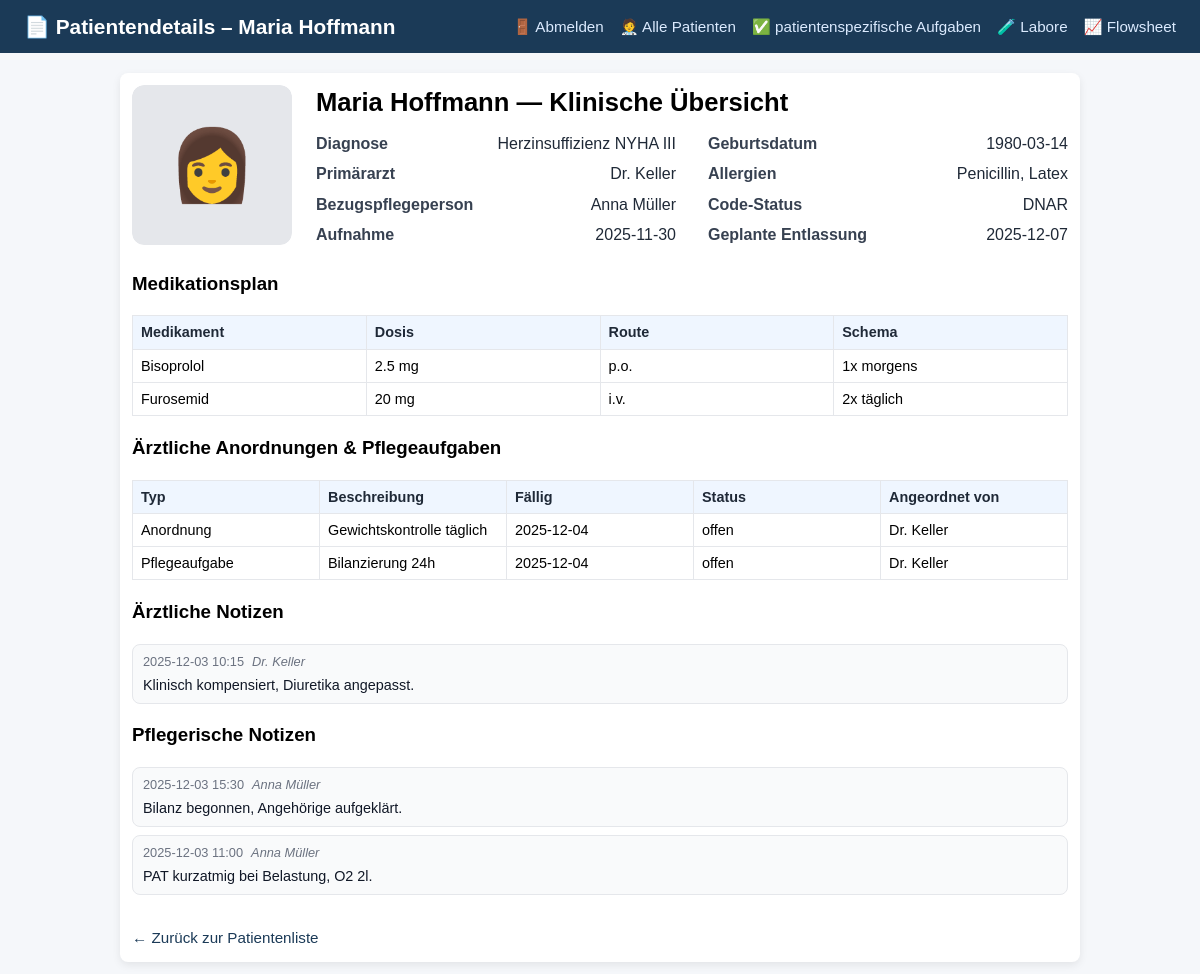
/patient/1, run on the app's committed database.
### tables this page shows
CREATE TABLE patients (
    id INTEGER PRIMARY KEY AUTOINCREMENT,
    patient_identifier TEXT NOT NULL,
    name TEXT NOT NULL,
    gender TEXT,
    dob TEXT,
    room TEXT,
    diagnosis TEXT,
    bezugspflege_id INTEGER,
    allergies TEXT,
    code_status TEXT,
    admission_date TEXT,
    expected_discharge TEXT,
    primary_doctor TEXT,
    photo_filename TEXT,
    FOREIGN KEY (bezugspflege_id) REFERENCES nurses(id)
);

CREATE TABLE nurses (
    id INTEGER PRIMARY KEY AUTOINCREMENT,
    name TEXT NOT NULL
);

CREATE TABLE medications (
    id INTEGER PRIMARY KEY AUTOINCREMENT,
    patient_id INTEGER NOT NULL,
    name TEXT NOT NULL,
    dose TEXT,
    route TEXT,
    schedule TEXT,
    next_due TEXT,
    due_time TEXT,
    completed INTEGER DEFAULT 0,
    given INTEGER DEFAULT 0,
    not_given INTEGER DEFAULT 0,
    last_given_by TEXT,
    last_given_at TEXT,
    FOREIGN KEY (patient_id) REFERENCES patients(id)
);

CREATE TABLE orders (
    id INTEGER PRIMARY KEY AUTOINCREMENT,
    patient_id INTEGER NOT NULL,
    description TEXT NOT NULL,
    due_date TEXT,
    due_time TEXT,
    status TEXT,
    ordered_by TEXT,
    type TEXT,
    completed INTEGER DEFAULT 0,
    FOREIGN KEY (patient_id) REFERENCES patients(id)
);

CREATE TABLE doctor_notes (
    id INTEGER PRIMARY KEY AUTOINCREMENT,
    patient_id INTEGER NOT NULL,
    note TEXT NOT NULL,
    created_at TEXT,
    author TEXT,
    FOREIGN KEY (patient_id) REFERENCES patients(id)
);

CREATE TABLE nurse_notes (
    id INTEGER PRIMARY KEY AUTOINCREMENT,
    patient_id INTEGER NOT NULL,
    note TEXT NOT NULL,
    created_at TEXT,
    author TEXT,
    FOREIGN KEY (patient_id) REFERENCES patients(id)
);

### app.py (the view)
@app.route("/patient/<int:patient_id>", methods=["GET", "POST"])
def patient_detail(patient_id):
    conn = get_connection()
    cur = conn.cursor()
    cur.execute("""
        SELECT
            p.id,
            p.patient_identifier,
            p.name,
            p.gender,
            p.dob,
            p.room,
            p.diagnosis,
            p.bezugspflege_id,
            p.allergies,
            p.code_status,
            p.admission_date,
            p.expected_discharge,
            p.primary_doctor,
            p.photo_filename,
            n.name AS bezugspflege_name
        FROM patients p
        LEFT JOIN nurses n ON p.bezugspflege_id = n.id
        WHERE p.id = ?;
    """, (patient_id,))
    patient = cur.fetchone()
    cur.execute("SELECT id, name FROM nurses ORDER BY name;")
    nurses = cur.fetchall()
    cur.execute("""
        SELECT id, name, dose, route, schedule
        FROM medications
        WHERE patient_id = ?
            AND (given IS NULL OR given = 0)
            AND (not_given IS NULL OR not_given = 0)
        ORDER BY name;
    """, (patient_id,))
    meds = cur.fetchall()
    cur.execute("""
        SELECT description, due_date, status, ordered_by, type
        FROM orders
        WHERE patient_id = ?
        ORDER BY due_date;
    """, (patient_id,))
    orders = cur.fetchall()
    cur.execute("""
        SELECT note, created_at, author
        FROM doctor_notes
        WHERE patient_id = ?
        ORDER BY created_at DESC;
    """, (patient_id,))
    doctor_notes = cur.fetchall()
    cur.execute("""
        SELECT note, created_at, author
        FROM nurse_notes
        WHERE patient_id = ?
        ORDER BY created_at DESC;
    """, (patient_id,))
    nurse_notes = cur.fetchall()
    cur.execute("""
        SELECT alert, severity, created_at
        FROM ai_alerts
        WHERE patient_id = ?
        ORDER BY datetime(created_at) DESC;
    """, (patient_id,))
    alerts = cur.fetchall()
    current_nurse = get_current_nurse(conn)
    conn.close()
    conn.close()
    return render_template(
        "patient_detail.html",
        alerts=alerts,
        current_nurse=current_nurse,
        patient=patient,
        nurses=nurses,
        meds=meds,
        orders=orders,
        doctor_notes=doctor_notes,
        nurse_notes=nurse_notes,
    )

### app.py (called while the page is built, shortened)
def get_connection():
    conn = sqlite3.connect(DB_PATH)
    conn.row_factory = sqlite3.Row
    return conn

def get_current_nurse(conn=None):
    nurse_id = session.get("current_nurse_id")
    if not nurse_id:
        return None

### templates/patient_detail.html (shortened to what this page needs)
<!DOCTYPE html>
<html>
<head>
    <link rel="stylesheet" href="{{ url_for('static', filename='styles.css') }}">
</head>
<body>
<div class="header">
    <div class="header-title">
        <span>📄 Patientendetails – {{ patient.name }}</span>
    </div>
    <div class="nav-links">
        <a href="{{ url_for('logout') }}">🚪 Abmelden</a>
        <a href="{{ url_for('home') }}">🧑‍⚕️ Alle Patienten</a>
        <a href="{{ url_for('tasks_view', patient_id=patient.id) }}">✅ patientenspezifische Aufgaben</a>
        <a href="{{ url_for('labs_view', patient_id=patient.id) }}"><span class="icon">🧪</span> Labore</a>
        <a href="{{ url_for('flowsheet', patient_id=patient.id) }}">📈 Flowsheet</a>
    </div>
</div>
    <div class="container">
<div class="patient-header-block">
    <div class="patient-photo-container">
    {% if patient["photo_filename"] %}
        <img src="{{ url_for('static', filename='uploads/' ~ patient['photo_filename']) }}"
             alt="Patientenfoto"
             class="patient-photo-img">
    {% else %}
        <div class="patient-photo-placeholder">
            {% if patient['gender'] == 'F' %}
                👩
            {% elif patient['gender'] == 'M' %}
                👨
            {% else %}
                🙂
            {% endif %}
        </div>
    {% endif %}
    </div>
    <div class="clinical-info-column">
        <h1 class="patient-header-title">
            {{ patient["name"] }} — Klinische Übersicht</h1>
        <div class="clinical-summary-grid">
            <div class="clinical-col">
                <div class="field-row">
                    <span class="field-label">Diagnose</span>
                    <span class="field-value">{{ patient["diagnosis"] or "—" }}</span>
                </div>
                <div class="field-row">
                    <span class="field-label">Primärarzt</span>
                    <span class="field-value">{{ patient["primary_doctor"] or "—" }}</span>
                </div>
                <div class="field-row">
                    <span class="field-label">Bezugspflegeperson</span>
                    <span class="field-value">{{ patient["bezugspflege_name"] or "—" }}</span>
                </div>
                <div class="field-row">
                    <span class="field-label">Aufnahme</span>
                    <span class="field-value">{{ patient["admission_date"] or "—" }}</span>
                </div>
            </div>
            <div class="clinical-col">
                <div class="field-row">
                    <span class="field-label">Geburtsdatum</span>
                    <span class="field-value">{{ patient["dob"] or "—" }}</span>
                </div>
                <div class="field-row">
                    <span class="field-label">Allergien</span>
                    <span class="field-value">
                        {% if patient["allergies"] %}
                            {{ patient["allergies"] }}
                        {% else %}
                            —
                        {% endif %}
                    </span>
                </div>
                <div class="field-row">
                    <span class="field-label">Code-Status</span>
                    <span class="field-value">
                        {% if patient["code_status"] %}
                            {{ patient["code_status"] }}
                        {% else %}
                            —
                        {% endif %}
                    </span>
                </div>
                <div class="field-row">
                    <span class="field-label">Geplante Entlassung</span>
                    <span class="field-value">{{ patient["expected_discharge"] or "—" }}</span>
                </div>
            </div>
        </div>
    </div>
</div>
<h3>Medikationsplan</h3>
{% if meds %}
    <table class="detail-table">
        <thead>
            <tr>
                <th>Medikament</th>
                <th>Dosis</th>
                <th>Route</th>
                <th>Schema</th>
            </tr>
        </thead>
        <tbody>
            {% for m in meds %}
                <tr>
                    <td>{{ m["name"] }}</td>
                    <td>{{ m["dose"] }}</td>
                    <td>{{ m["route"] }}</td>
                    <td>{{ m["schedule"] }}</td>
                </tr>
            {% endfor %}
        </tbody>
    </table>
{% else %}
    <p>Keine Medikation dokumentiert.</p>
{% endif %}
<h3>Ärztliche Anordnungen & Pflegeaufgaben</h3>
{% if orders %}
    <table class="detail-table">
        <thead>
            <tr>
                <th>Typ</th>
                <th>Beschreibung</th>
                <th>Fällig</th>
                <th>Status</th>
                <th>Angeordnet von</th>
            </tr>
        </thead>
        <tbody>
            {% for o in orders %}
                <tr>
                    <td>{{ o["type"] or "Aufgabe" }}</td>
                    <td>{{ o["description"] }}</td>
                    <td>{{ o["due_date"] or "—" }}</td>
                    <td>{{ o["status"] or "offen" }}</td>
                    <td>{{ o["ordered_by"] or "—" }}</td>
                </tr>
            {% endfor %}
        </tbody>
    </table>
{% else %}
    <p>Keine offenen Anordnungen/Pflegeaufgaben dokumentiert.</p>
{% endif %}
<h3>Ärztliche Notizen</h3>
{% if doctor_notes %}
    <ul class="note-list">
        {% for n in doctor_notes %}
            <li class="note-item">
                <div class="note-meta">
                    <span class="note-time">{{ n["created_at"].replace("T", " ") }}</span>
                    <span class="note-author">{{ n["author"] }}</span>
                </div>
                <div class="note-text">
                    {{ n["note"] }}
                </div>
            </li>
        {% endfor %}
    </ul>
{% else %}
    <p>Keine ärztlichen Notizen dokumentiert.</p>
{% endif %}
<h3>Pflegerische Notizen</h3>
{% if nurse_notes %}
    <ul class="note-list">
        {% for n in nurse_notes %}
            <li class="note-item">
                <div class="note-meta">
                    <span class="note-time">{{ n["created_at"].replace("T", " ") }}</span>
                    <span class="note-author">{{ n["author"] }}</span>
                </div>
                <div class="note-text">
                    {{ n["note"] }}
                </div>
            </li>
        {% endfor %}
    </ul>
{% else %}
    <p>Keine pflegerischen Notizen dokumentiert.</p>
{% endif %}
        <a href="{{ url_for('home') }}" class="back-link">← Zurück zur Patientenliste</a>
    </div>
</body>
</html>

### static/styles.css (style rules this page uses)
body { font-family: Arial, sans-serif; background: #f5f7fa; margin: 0; padding: 0; }
.header { background: #1b3a57; color: white; padding: 12px 24px; display: flex; align-items: center; justify-content: space-between; }
.header-title { display: flex; align-items: center; gap: 10px; font-size: 1.3rem; font-weight: bold; }
.nav-links { display: flex; gap: 16px; }
.nav-links a { color: #dbeafe; text-decoration: none; font-size: 0.95rem; }
.container { width: 80%; max-width: 900px; margin: 20px auto; background: white; padding: 20px 24px; border-radius: 8px; box-shadow: 0 3px 8px rgba(0,0,0,0.08); }
.back-link { display: inline-block; margin-top: 16px; color: #1b3a57; text-decoration: none; font-size: 0.95rem; }
.detail-table { width: 100%; border-collapse: collapse; table-layout: fixed; font-size: 0.9rem; margin-bottom: 16px; }
.detail-table th, .detail-table td { border: 1px solid #e5e7eb; padding: 6px 8px; text-align: left; vertical-align: top; white-space: normal; word-break: break-word; }
.detail-table thead th { background: #eff6ff; font-weight: 600; color: #1f2937; }
.note-list { list-style: none; padding: 0; margin: 0 0 16px 0; }
.note-item { border-radius: 8px; padding: 8px 10px; margin-bottom: 8px; background: #f9fafb; border: 1px solid #e5e7eb; }
.note-meta { font-size: 0.8rem; color: #6b7280; margin-bottom: 4px; display: flex; gap: 8px; flex-wrap: wrap; }
.note-time { font-weight: 500; }
.note-author { font-style: italic; }
.note-text { font-size: 0.9rem; color: #111827; white-space: normal; word-break: break-word; }
.patient-header-block { display: flex; gap: 24px; align-items: flex-start; margin-bottom: 24px; }
.clinical-info-column { flex-grow: 1; }
.patient-header-title { margin: 0 0 12px 0; font-size: 1.6rem; font-weight: bold; }
.clinical-summary-grid { display: grid; grid-template-columns: 1fr 1fr; gap: 16px 32px; }
.clinical-col { display: flex; flex-direction: column; gap: 8px; }
.field-row { display: flex; justify-content: space-between; }
.field-label { font-weight: 600; color: #374151; }
.field-value { text-align: right; color: #1f2937; max-width: 250px; word-wrap: break-word; }
.patient-photo-container { position: relative; width: 160px; height: 160px; border-radius: 12px; overflow: hidden; cursor: pointer; }
.patient-photo-placeholder { width: 100%; height: 100%; background: #e5e7eb; display: flex; justify-content: center; align-items: center; font-size: 70px; border-radius: 12px; }
* { box-sizing: border-box; }
body { margin: 0; font-size: 16px; line-height: 1.4; }
html, body { overflow-x: hidden; }
.container { padding: 12px; max-width: 100%; }

### data on the page
patients: name "Maria Hoffmann", diagnosis "Herzinsuffizienz NYHA III", primary_doctor "Dr. Keller", admission_date "2025-11-30", dob "1980-03-14", allergies "Penicillin, Latex", code_status "DNAR", expected_discharge "2025-12-07"
nurses: name "Anna Müller"
medications: name "Bisoprolol", dose "2.5 mg", route "p.o.", schedule "1x morgens"
medications: name "Furosemid", dose "20 mg", route "i.v.", schedule "2x täglich"
orders: type "Anordnung", description "Gewichtskontrolle täglich", due_date "2025-12-04", status "offen", ordered_by "Dr. Keller"
orders: type "Pflegeaufgabe", description "Bilanzierung 24h", due_date "2025-12-04", status "offen", ordered_by "Dr. Keller"
doctor_notes: created_at.replace "2025-12-03 10:15", author "Dr. Keller", note "Klinisch kompensiert, Diuretika angepasst."
nurse_notes: created_at.replace "2025-12-03 15:30", author "Anna Müller", note "Bilanz begonnen, Angehörige aufgeklärt."
nurse_notes: created_at.replace "2025-12-03 11:00", author "Anna Müller", note "PAT kurzatmig bei Belastung, O2 2l."
